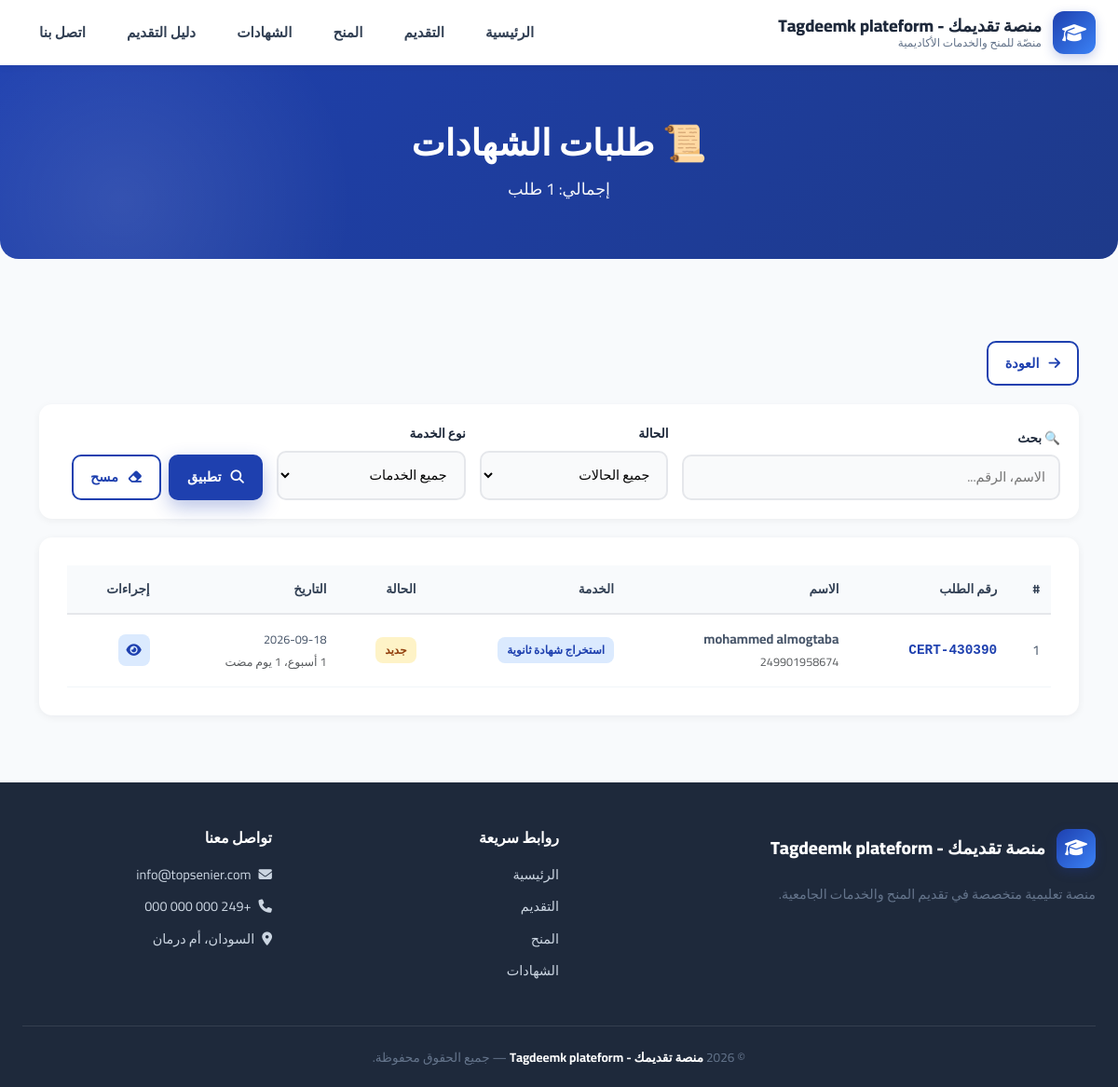
Page /panel/certificates/ (signed in) on the committed database.
### apps/config_app/models.py (models this page shows, shortened)
class SiteSettings(models.Model):
    site_name = models.CharField(
        max_length=100,
        default='توب سينير',
        verbose_name='اسم الموقع'
    )
    site_tagline = models.CharField(
        max_length=200,
        default='منصّتي للمنح والخدمات الأكاديمية',
        verbose_name='الشعار الفرعي'
    )
    hero_badge = models.CharField(
        max_length=200,
        default='🎓 منصة سودانية متكاملة للتعليم الجامعي',
        verbose_name='شعار Hero'
    )
    hero_title = models.CharField(
        max_length=300,
        default='بوابتك إلى الجامعات والمنح والتوثيق',
        verbose_name='عنوان Hero'
    )
    hero_description = models.TextField(
        default='نقدّم لك تجربة تعليمية متكاملة تجمع بين التقديم الإلكتروني، والمنح، وترتيب الرغبات، وتوثيق الشهادات.',
        verbose_name='وصف Hero'
    )
    hero_background = models.ImageField(
        upload_to='hero/%Y/%m/',
        blank=True,
        null=True,
        verbose_name='خلفية Hero',
        help_text='المقاس المثالي: 1920×1080 بكسل - حجم أقل من 1 ميجا'
    )
    hero_overlay_opacity = models.FloatField(
        default=0.6,
        verbose_name='شفافية الطبقة الداكنة',
        help_text='من 0 (بدون طبقة) إلى 1 (طبقة معتمة تماماً)'
    )
    hero_btn1_text = models.CharField(
        max_length=50,
        default='رتّب رغباتك',
        verbose_name='نص الزر الأول',
        blank=True,
    )
    hero_btn1_icon = models.CharField(
        max_length=50,
        default='fa-list-ol',
        verbose_name='أيقونة الزر الأول',
        blank=True,
        help_text='مثال: fa-list-ol',
    )
    hero_btn2_text = models.CharField(
        max_length=50,
        default='قدّم الآن',
        verbose_name='نص الزر الثاني',
        blank=True,
    )
    hero_btn2_icon = models.CharField(
        max_length=50,
        default='fa-paper-plane',
        verbose_name='أيقونة الزر الثاني',
        blank=True,
    )
    contact_phone = models.CharField(
        max_length=50,
        default='+249 000 000 000',
        verbose_name='رقم الهاتف'
    )
    contact_email = models.EmailField(
        default='info@topsenier.com',
        verbose_name='البريد الإلكتروني'
    )
    contact_address = models.CharField(
        max_length=200,
        default='السودان، أم درمان',
        verbose_name='العنوان'
    )
    whatsapp_number = models.CharField(
        max_length=50,
        default='+249000000000',
        verbose_name='رقم الواتساب'
    )
    facebook_url = models.URLField(
        blank=True,
        null=True,
        verbose_name='رابط فيسبوك'
    )
    linkedin_url = models.URLField(
        blank=True,
        null=True,
        verbose_name='رابط لينكدإن'
    )
    about_us = models.TextField(
        default='منصة سودانية متكاملة تهدف إلى تسهيل رحلة الطالب الأكاديمية من التقديم للجامعات حتى استخراج الشهادات.',
        verbose_name='من نحن',
    )
    facebook_page = models.URLField(
        blank=True, null=True,
        verbose_name='صفحة فيسبوك',
    )
    facebook_group = models.URLField(
        blank=True, null=True,
        verbose_name='مجموعة فيسبوك',
    )
    telegram_channel = models.URLField(
        blank=True, null=True,
        verbose_name='قناة تيليجرام',
    )
    telegram_group = models.URLField(
        blank=True, null=True,
        verbose_name='مجموعة تيليجرام',
    )
    instagram_url = models.URLField(
        blank=True, null=True,
        verbose_name='إنستغرام',
    )
    youtube_url = models.URLField(
        blank=True, null=True,
        verbose_name='يوتيوب',
    )
    tiktok_url = models.URLField(
        blank=True, null=True,
        verbose_name='تيك توك',
    )
    twitter_url = models.URLField(
        blank=True, null=True,
        verbose_name='X (تويتر)',
    )
    developer_name = models.CharField(
        max_length=100,
        default='',
        blank=True,
        verbose_name='اسم المطور',
    )
    developer_description = models.TextField(
        default='',
        blank=True,
        verbose_name='وصف المطور',
    )
    developer_email = models.EmailField(
        default='',
        blank=True,
        verbose_name='بريد المطور',
    )
    developer_whatsapp = models.CharField(
        max_length=50,
        default='',
        blank=True,
        verbose_name='واتساب المطور',
    )
    developer_github = models.URLField(
        default='',
        blank=True,
        verbose_name='GitHub المطور',
    )
    developer_website = models.URLField(
        default='',
        blank=True,
        verbose_name='موقع المطور',
    )
    is_active = models.BooleanField(
        default=True,
        verbose_name='نشط'
    )
    updated_at = models.DateTimeField(
        auto_now=True,
        verbose_name='آخر تحديث'
    )
    class Meta:
        verbose_name = 'إعدادات الموقع'
        verbose_name_plural = 'إعدادات الموقع'
    @classmethod
    def get_settings(cls):
        settings, created = cls.objects.get_or_create(pk=1)
        return settings

### apps/certificates/models.py (models this page shows, shortened)
class CertificateRequest(models.Model):
    SERVICE_CHOICES = [
        ('high_school', 'استخراج شهادة ثانوية'),
        ('university', 'استخراج شهادة جامعية'),
        ('verify', 'توثيق شهادة'),
        ('translate', 'ترجمة معتمدة'),
        ('replace', 'بدل فاقد'),
    ]
    STATUS_CHOICES = [
        ('pending', 'جديد'),
        ('processing', 'قيد التنفيذ'),
        ('completed', 'مكتمل'),
        ('cancelled', 'ملغي'),
    ]
    request_code = models.CharField(
        max_length=20,
        unique=True,
        verbose_name='رقم الطلب',
    )
    full_name = models.CharField(
        max_length=200,
        verbose_name='الاسم الرباعي',
    )
    phone_number = models.CharField(
        max_length=20,
        verbose_name='رقم الهاتف (واتساب)',
    )
    service_type = models.CharField(
        max_length=30,
        choices=SERVICE_CHOICES,
        verbose_name='نوع الخدمة',
    )
    details = models.TextField(
        blank=True,
        verbose_name='تفاصيل إضافية',
        help_text='أي معلومات مهمة عن الطلب'
    )
    certificate_file = models.FileField(
        upload_to='certificates/certificate/%Y/%m/',
        blank=True,
        null=True,
        verbose_name='صورة الشهادة',
    )
    national_id_file = models.FileField(
        upload_to='certificates/national_id/%Y/%m/',
        blank=True,
        null=True,
        verbose_name='الرقم الوطني',
    )
    status = models.CharField(
        max_length=20,
        choices=STATUS_CHOICES,
        default='pending',
        verbose_name='الحالة',
    )
    admin_notes = models.TextField(
        blank=True,
        verbose_name='ملاحظات الإدارة',
    )
    submitted_at = models.DateTimeField(
        auto_now_add=True,
        verbose_name='تاريخ الطلب',
    )
    class Meta:
        verbose_name = 'طلب شهادة'
        verbose_name_plural = 'طلبات الشهادات'
        ordering = ['-submitted_at']
    @property
    def service_display(self):
        return dict(self.SERVICE_CHOICES).get(self.service_type, self.service_type)

### apps/panel/views.py (the view)
# urls.py: path('certificates/', views.certificates, name='certificates'),
@section_access_required('certificates')
def certificates(request):
    from apps.certificates.models import CertificateRequest
    queryset = filter_certificates(request)
    context = {
        'certificates': queryset,
        'total': queryset.count(),
        'status_filter': request.GET.get('status', ''),
        'service_filter': request.GET.get('service', ''),
        'search': request.GET.get('q', ''),
        'services': CertificateRequest.SERVICE_CHOICES,
        'page_title': 'طلبات الشهادات',
    }
    return render(request, 'panel/certificates.html', context)

### templates/panel/certificates.html (shortened to what this page needs)
{% extends 'base.html' %}
{% load static %}
{% block content %}
<link rel="stylesheet" href="{% static 'css/style.css' %}">
<link rel="stylesheet" href="{% static 'css/panel.css' %}">
<div class="page-hero">
    <h1>📜 طلبات الشهادات</h1>
    <p>إجمالي: {{ total }} طلب</p>
</div>
<div class="container py-5">
    <div class="panel-toolbar">
        <div class="toolbar-left">
            <a href="{% url 'panel:dashboard' %}" class="btn-outline btn-sm">
                <i class="fa-solid fa-arrow-right"></i> العودة
            </a>
        </div>
    </div>
    <div class="filter-card">
        <form method="get" class="filter-form">
            <div class="filter-row">
                <div class="filter-item">
                    <label>🔍 بحث</label>
                    <input type="text" name="q" value="{{ search }}"
                           placeholder="الاسم، الرقم...">
                </div>
                <div class="filter-item">
                    <label>الحالة</label>
                    <select name="status">
                        <option value="">جميع الحالات</option>
                    </select>
                </div>
                <div class="filter-item">
                    <label>نوع الخدمة</label>
                    <select name="service">
                        <option value="">جميع الخدمات</option>
                    </select>
                </div>
                <div class="filter-actions">
                    <button type="submit" class="btn-primary btn-sm">
                        <i class="fa-solid fa-search"></i> تطبيق
                    </button>
                    <a href="{% url 'panel:certificates' %}" class="btn-outline btn-sm">
                        <i class="fa-solid fa-eraser"></i> مسح
                    </a>
                </div>
            </div>
        </form>
    </div>
    <div class="info-card">
        {% if certificates %}
        <div class="table-responsive">
            <table class="data-table">
                <thead>
                    <tr>
                        <th>#</th>
                        <th>رقم الطلب</th>
                        <th>الاسم</th>
                        <th>الخدمة</th>
                        <th>الحالة</th>
                        <th>التاريخ</th>
                        <th>إجراءات</th>
                    </tr>
                </thead>
                <tbody>
                    {% for cert in certificates %}
                    <tr>
                        <td>{{ forloop.counter }}</td>
                        <td>
                            <a href="{% url 'panel:certificate_detail' cert.pk %}" class="code-link">
                                {{ cert.request_code }}
                            </a>
                        </td>
                        <td>
                            <strong>{{ cert.full_name }}</strong>
                            <br>
                            <small class="text-muted">{{ cert.phone_number }}</small>
                        </td>
                        <td>
                            <span class="type-badge type-bachelor">
                                {{ cert.service_display }}
                            </span>
                        </td>
                        <td>
                            <span class="status-badge status-{{ cert.status }}">
                                {{ cert.get_status_display }}
                            </span>
                        </td>
                        <td>
                            <small>{{ cert.submitted_at|date:"Y-m-d" }}</small>
                            <br>
                            <small class="text-muted">{{ cert.submitted_at|timesince }} مضت</small>
                        </td>
                        <td>
                            <a href="{% url 'panel:certificate_detail' cert.pk %}"
                               class="action-btn btn-view" title="عرض">
                                <i class="fa-solid fa-eye"></i>
                            </a>
                        </td>
                    </tr>
                    {% endfor %}
                </tbody>
            </table>
        </div>
        {% else %}
        <div class="empty-state">
            <i class="fa-solid fa-inbox"></i>
            <h3>لا توجد طلبات</h3>
            <p>لم يتم استلام أي طلبات بهذه المعايير</p>
        </div>
        {% endif %}
    </div>
</div>
{% endblock %}

### templates/partials/header.html (shortened to what this page needs)
<header class="header">
    <div class="header-container">
        <div class="logo" onclick="window.location.href='{% url 'home:index' %}'">
            <div class="logo-icon"><i class="fa-solid fa-graduation-cap"></i></div>
            <div class="logo-text">
                <span class="brand">{{ SITE_NAME }}</span>
                <span class="tagline">{{ SITE_TAGLINE }}</span>
            </div>
        </div>
        <nav class="nav-menu" id="navMenu">
            <a class="nav-link {% if request.resolver_match.app_name == 'home' %}active{% endif %}"
               href="{% url 'home:index' %}">الرئيسية</a>
            <a class="nav-link {% if request.resolver_match.app_name == 'admission' %}active{% endif %}"
               href="{% url 'admission:index' %}">التقديم</a>
            <a class="nav-link {% if request.resolver_match.app_name == 'scholarships' %}active{% endif %}"
               href="{% url 'scholarships:index' %}">المنح</a>
            <a class="nav-link {% if request.resolver_match.app_name == 'certificates' %}active{% endif %}"
               href="{% url 'certificates:index' %}">الشهادات</a>
            <a class="nav-link {% if request.resolver_match.app_name == 'guide' %}active{% endif %}"
               href="{% url 'guide:index' %}">دليل التقديم</a>
            <a class="nav-link {% if request.resolver_match.app_name == 'contact' %}active{% endif %}"
               href="{% url 'contact:index' %}">اتصل بنا</a>
        </nav>
    </div>
</header>

### templates/partials/footer.html
<footer class="footer">
    <div class="footer-grid">
        <div class="footer-about">
            <div class="footer-brand">
                <div class="logo-icon"><i class="fa-solid fa-graduation-cap"></i></div>
                <span class="brand">{{ SITE_NAME }}</span>
            </div>
            <p>منصة تعليمية متخصصة في تقديم المنح والخدمات الجامعية.</p>
        </div>
        <div class="footer-col">
            <h4>روابط سريعة</h4>
            <ul>
                <li><a href="{% url 'home:index' %}">الرئيسية</a></li>
                <li><a href="{% url 'admission:index' %}">التقديم</a></li>
                <li><a href="{% url 'scholarships:index' %}">المنح</a></li>
                <li><a href="{% url 'certificates:index' %}">الشهادات</a></li>
            </ul>
        </div>
        <div class="footer-col">
            <h4>تواصل معنا</h4>
            <ul>
                <li><a><i class="fa-solid fa-envelope"></i> {{ SITE_EMAIL }}</a></li>
                <li><a><i class="fa-solid fa-phone"></i> {{ SITE_PHONE }}</a></li>
                <li><a><i class="fa-solid fa-location-dot"></i> {{ SITE_ADDRESS }}</a></li>
            </ul>
        </div>
    </div>
    <div class="footer-bottom">
        © 2026 <strong>{{ SITE_NAME }}</strong> — جميع الحقوق محفوظة.
    </div>
</footer>

### rows in the picture
SiteSettings: site_name "منصة تقديمك - Tagdeemk plateform", site_tagline "منصّة للمنح والخدمات الأكاديمية", contact_email "info@topsenier.com", contact_phone "+249 000 000 000", contact_address "السودان، أم درمان"
CertificateRequest: request_code "CERT-430390", full_name "mohammed almogtaba", phone_number "249901958674", service_display "استخراج شهادة ثانوية", status "جديد", submitted_at "2026-09-18", submitted_at "1 أسبوع، 1 يوم"
